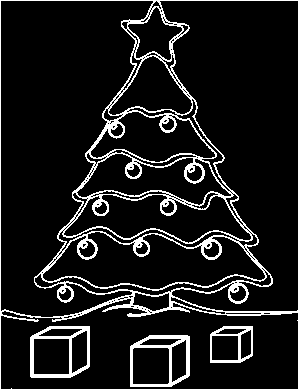
#> input picture 06/images/xmas.png, 298 x 389 px
$ jupyter execute --allow-errors 06_solution.ipynb   (shell and % lines are left out)
#> lines starting #> are read from the running program, lines starting #| are printed output that depends on the picture
Osnabrück University - Computer Vision (Winter Term 2018/19) - Prof. Dr.-Ing. G. Heidemann, Ulf Krumnack, Axel Schaffland

# Exercise Sheet 06: Hough Transform

## Introduction

This week's sheet should be solved and handed in before the end of **Sunday, December 16, 2018**. If you need help (and Google and other resources were not enough), feel free to contact your groups' designated tutor or whomever of us you run into first. Please upload your results to your group's Stud.IP folder.

## Assignment 0: Math recap (Eigenvectors and Eigenvalues) [0 Points]

This exercise is supposed to be very easy, does not give any points, and is voluntary. There will be a similar exercise on every sheet. It is intended to revise some basic mathematical notions that are assumed throughout this class and to allow you to check if you are comfortable with them. Usually you should have no problem to answer these questions offhand, but if you feel unsure, this is a good time to look them up again. You are always welcome to discuss questions with the tutors or in the practice session. Also, if you have a (math) topic you would like to recap, please let us know.

**a)** What is an eigenvector of a matrix/a linear mapping? What are eigenvalues?

Mapping (i.e. multiplying with the matrix) an eigenvector will result a scaled version of that vector, i.e. it may change length and orientation, but not its direction in space. Formally, an eigenvector $v$ fulfills
$$A\cdot v=\lambda v\qquad\text{for some scalar $\lambda\in\mathbb{R}$}$$
The scalar $\lambda$ is called the eigenvalue belonging to the eigenvector $v$.

**b)** What is the characteristic polynomial of a matrix? How is it related to eigenvalues? What are algebraic and geometric multiplicity of an eigenvalue?

The characteristic polynomial of a $n\times n$-matrix $A$ is defined as
$$p_A(X) = \det(X\cdot\mathbf{I}_n-A)$$
where $\mathbf{I}_n$ is the identity matrix and $\det$ the determinant. It is a polynomial of degree $n$, that is invariant under matrix similarity. The roots of the characteristic polynomial are the eigenvalues of the matrix.
The algebraic multiplicity of an eigenvalue $\lambda$ is its multiplicity as a root of the characteristic polynomial.

For every eigenvalue, there may be multiple eigenvectors, that span a subspace called the eigenspace for that eigenvector. The geometric multiplicity of an eigenvalue is the dimension of the corresponding eigenspace. The geometric multiplicity cannot exceed the algebraic multiplicity.

**c)** What is the spectrum of a matrix? What does the spectral theorem state?

The spectrum of a matrix is the set of its eigenvalues. The spectral theorem states under which conditions there is diagonalizable and provides a cannonical decomposition, referred to es eigendecomposition. For example every real symmetric square matrix is diagonalizable. The diagonalization $A=VDV^T$ has a diagonal matrix having the eigenvalues in the diagonal and the matrix $V$ has the corresponding eigenvectors as columns.

**d)** [bonus task]: Numpy/Scipy provide functions to compute eigenvalues. Lookup these functions and apply them to an example.

## Assignment X: Interactive Hough transform

[cell 1]
from skimage.transform import hough_line
import matplotlib.pyplot as plt
import numpy as np

# True if two mouse clicks should draw a line, false if single clicks draw points
lines = False


steps = lambda p,q : max(map(lambda x,y: abs(x-y), p, q))+1
coords = lambda p,q,s : tuple([np.linspace(x,y,s,dtype=np.uint16) for x,y in zip(p,q)])
img = np.zeros((200,200))


# [12 lines left out: function line, not called in this run]


def disp_and_comp():
    """Computes Line Hough transform; displays image and result

    Args:

    Returns:

    """
    ax1.imshow(img, origin = 'lower')

    out, angles, d = hough_line(img)
    ax2.imshow(np.log(1 + out), extent=[np.rad2deg(angles[-1]), np.rad2deg(angles[0]), d[-1], d[0]], origin = 'lower')

    fig.canvas.draw()


first_point = True
p1 = (0,0)
# [30 lines left out: function on_press, not called in this run]


fig = plt.figure(figsize=(8, 6))

ax1 = fig.add_subplot(121)
plt.title('Image')

ax2 = fig.add_subplot(122)
plt.title('Hough transform');
plt.xlabel('Angles (degrees)')
plt.ylabel('Distance (pixels)')

disp_and_comp()
fig.canvas.mpl_connect('button_press_event', on_press)
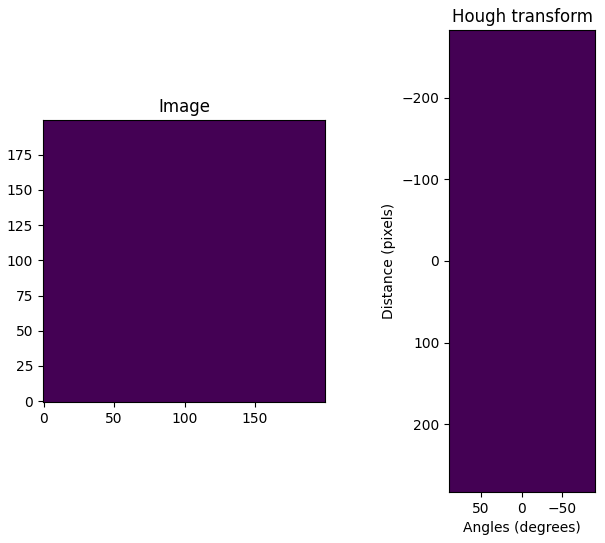
#> figure drawn by matplotlib, 2 panels

## Assignment 1: Hough transform [6 Points]

**a)** Explain in your own words the idea of Hough transform. What is an accumulator space? In what sense can the Hough transform be seen as a model-based approach?

Hought transform looks for a given shape, e.g. line or circle, in an image and sums up all evidence in an accumulator space. The shape of the accumulator space depends on the representation for the shape, e.g. 2d for lines (angle and distance in Hesse representation) or 3d for circles (x,y position and radius). The shape can be considered of the model to be searched for in the image data.

**b)** What is linear Hough transform? What does a point in the linear Hough space represent? Explain the meaning of the two coordinates.

Linear Hough transforms aims at finding lines in an image. They are represented in Hesse form (angle and distance) in the accumulator space. A single point can be on multiple lines and results in a sine curve in the accumulator space. Lines will result in a maximal point in the accumulator space.

A point in the Hough space (accumulator space) represents (an indicator) for a line in the original space.

**c)**  How are points, lines, polygons transformed by linear Hough transform? What about parallel lines? Try different configurations using the functions `point`, `line`, `polygon` below. Use the function `skimage.transform.hough_line` to display these examples.

 Polygons will give multiple (local) maximal points. Parallel lines will have the same angle and hence result in points with same x-coordinate (angle) in the accumulator space.

[cell 2]
from skimage.transform import hough_line
import matplotlib.pyplot as plt
import numpy as np

steps = lambda p,q : max(map(lambda x,y: abs(x-y), p, q))+1
coords = lambda p,q,s : tuple([np.linspace(x,y,s,dtype=np.uint16) for x,y in zip(p,q)])

# [11 lines left out: function point, not called in this run]

def line(img, p, q):
    """Insert a line from p to q in the black/white image

    Args:
        img (ndarray): Input image.
        p (tuple): Coordinate of start position.
        q (tuple): Coordinate of end position.

    Returns:

    """
    img[coords(p,q,steps(p,q))] = 1

def polygon(img, vertices):
    """Insert a (closed) polygon given by a list of points into the black/white image

    Args:
        img (ndarray): Input image.
        vertices (list): List of coordinate tuples.

    Returns:

    """
    for p, q in zip(vertices, vertices[1:]+vertices[0:1]):
        line(img,p,q)

img = np.zeros((100,100))

# BEGIN SOLUTION
case = 5
if case == 0: # point
    point(img, (10,10))
elif case == 1: # multiple points
    point(img, (10,10))
    point(img, (20,40))
elif case == 2: # line
    line(img,(10,10),(70,70))
elif case == 3: # multiple lines
    line(img,(10,10),(70,70))
    line(img,(10,70),(70,10))
elif case == 4: # parallel lines
    for i in (20,40,60):
        line(img,(10,i),(70,i))
elif case == 5: # polygon
    polygon(img,[(20,10),(80,50),(80,80),(30,60)])
# END SOLUTION

plt.figure(figsize=(12, 4))
plt.gray()
plt.subplot(1,2,1) ; plt.title('Image'); plt.imshow(img, origin = 'lower')

out, angles, d = hough_line(img)
plt.subplot(1,2,2) ; plt.title('Hough transform (skimage)');
plt.xlabel('Angles (degrees)')
plt.ylabel('Distance (pixels)')
plt.imshow(np.log(1 + out), extent=[np.rad2deg(angles[-1]), np.rad2deg(angles[0]), d[-1], d[0]], origin = 'lower')
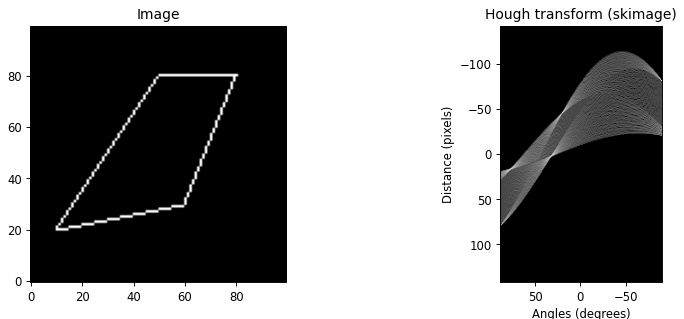
#> figure drawn by matplotlib, 2 panels

## Assignment 2: Implementing Hough transform [7 Points]

**a)** Implement your own version of linear Hough transform and compare the results with the function `skimage.transform.hough_line`.

[cell 3]
from skimage.transform import hough_line
import matplotlib.pyplot as plt
import numpy as np
import warnings
warnings.filterwarnings('ignore')

def my_hough_line(img, angles=180):
    """
    Apply linear Hough transform to the given image.

    Args:
        img (numpy.ndarray): The binary image to transform
        angles (int): The number of angles to consider.
    Result:
        accumulator (numpy.ndarray): The accumulator space.
    """
    # BEGIN SOLUTION
    # Calculate maximal length in the array.
    d_max = int(np.ceil(np.linalg.norm(img.shape)))
    # Initialize accumulator space.
    accumulator = np.zeros((2 * d_max, angles), dtype=np.uint64)
    # Create array for all angles we want to look at.
    theta = np.arange(angles, dtype='int')
    # Convert degrees to radiants.
    theta_radiant = np.deg2rad(theta)
    # For each white pixel in the image,
    # calculate the distance to the origin
    # and increment accumulator space for the distance and all angles.
    for r, c in np.argwhere(img):
        d = np.floor(c * np.cos(theta_radiant) + r * np.sin(theta_radiant))
        d = d.astype(int)
        accumulator[d + d_max, theta] += 1
    # END SOLUTION
    return accumulator


img = np.zeros((100,100))

# You may try different paintings here:
#point(img, (10,10))
#line(img,(10,20),(70,20))
polygon(img,[(20,10),(80,50),(80,80),(30,60)])


plt.figure(figsize=(12, 4))
plt.gray()
plt.subplot(1,3,1) ; plt.title('Image'); plt.imshow(img, origin = 'lower')

out, angles, d = hough_line(img)
plt.subplot(1,3,2) ; plt.title('Hough transform (skimage)');
plt.xlabel('Angles (degrees)')
plt.ylabel('Distance (pixels)')
plt.imshow(np.log(1 + out), extent=[np.rad2deg(angles[-1]), np.rad2deg(angles[0]), d[-1], d[0]], origin = 'lower')


my_out = my_hough_line(img)
plt.subplot(1,3,3) ; plt.title('Hough transform (own implementation)');
plt.xlabel('Angles (degrees)')
plt.ylabel('Distance (pixels)')
plt.imshow(np.log(1+my_out), extent=[0, 180, -144, 144])
plt.show()
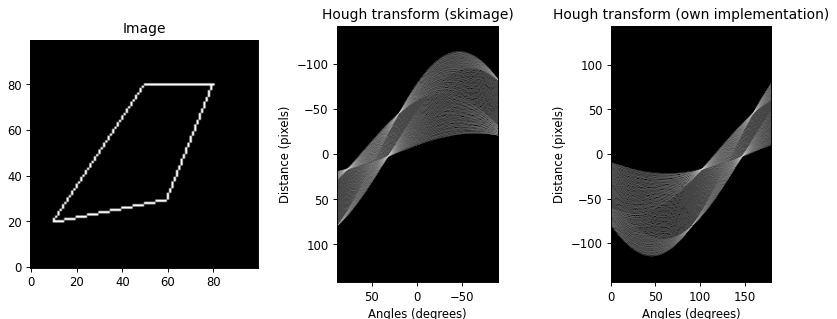
#> figure drawn by matplotlib, 3 panels

**b)** Under which conditions is (linear) Hough transform invertible? Try to implement an inverse linear Hough transform.

You could create a line for each point in accumulator space by doing the following: Compute angle and distance of the line represented by the current point in accumulator space. Add the value of this point to all image pixels which belong to the corresponding line. Finally you could threshold the image.

However, other solution are feasible, too.

A point in the Hough space (accumulator space) can be seen as an indicator for a line in the original space. To invert the Hough transform, one has to accumulate these indicators, i.e. lines in the pixel space. An exact inversion will usually not be possible, due to discretization effects.

[cell 4]
from skimage.transform import hough_line
import matplotlib.pyplot as plt
import numpy as np


# BEGIN SOLUTION
def my_line(img, distance, angle, value=1):
    """Draw a line provided in Hesse form, i.e. by normal angle and distance.
    Not very efficient, but simple.

    Args:
        img (numpy.ndarray): An image where the line should be added
        distance (float): The distance from the origin
        angle (float): The angle of the line
        value (int): The strength of the line
    """
    s = np.sin(angle)
    c = np.cos(angle)
    if abs(c) > abs(s):
        x0 = distance/c
        for y in range(img.shape[0]):
            x = int(np.round(x0 - y*s/c))
            if x >= 0 and x < img.shape[1]:
                img[y,x] += value
    else:
        y0 = distance/s
        for x in range(img.shape[1]):
            y = int(np.round(y0 - x*c/s))
            if y >= 0 and y < img.shape[0]:
                img[y,x] += value
# END SOLUTION

def my_inverse_hough_line(accumulator, shape):
    """Compute an inverse Hough transform, i.e. compute the image from the accumulator space.

    Args:
        accumulator (numpy.ndarray)
        shape (tuple): The shape (dimensions) of the image to be created

    Result:
        img (numpy.ndarray): The image created from the accumulator space.
    """
    img = np.zeros(shape, np.uint64)

    # BEGIN SOLUTION
    for d,a in np.argwhere(accumulator):
        val = accumulator[d,a]
        distance = d-accumulator.shape[0]//2
        angle = (a/accumulator.shape[1] - .5) * np.pi
        my_line(img,distance,angle,val)
    # END SOLUTION
    return img

img = np.zeros((100,100))

#point(img, (10,10))
#line(img,(10,20),(70,20))
#line(img,(20,10),(20,70))
polygon(img,[(10,30),(50,50),(10,70)])

plt.figure(figsize=(12, 4))
plt.gray()
plt.subplot(1,3,1) ; plt.title('Image'); plt.imshow(img, origin = 'lower')

out, angles, d = hough_line(img)
plt.subplot(1,3,2) ; plt.title('Hough transform (skimage)');
plt.xlabel('Angles (degrees)')
plt.ylabel('Distance (pixels)')
plt.imshow(np.log(1 + out), extent=[np.rad2deg(angles[-1]), np.rad2deg(angles[0]), d[-1], d[0]])

img2 = my_inverse_hough_line(out, img.shape)
plt.subplot(1,3,3) ; plt.title('Inverse Hough transform');
plt.imshow(img2, origin = 'lower')
plt.show()
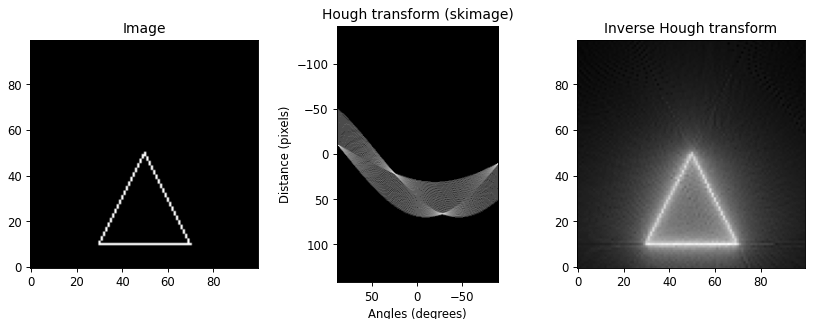
#> figure drawn by matplotlib, 3 panels

## Assignment 3: Circular Hough [7 Points]

**a)** Explain the idea of circular Hough transform. How many dimensions does the accumulator space have and what do they represent? What practical problems do you expect when computing circular Hough transform?

The accumulator space has three dimensions $x_c$, $y_c$, and $r$, with $x_c$ and $y_c$ spanning the image plan and $r$ being the radius. In practice circles of a fixed radius are searched, limiting the accumulator space to the image plane.

Not limiting the search to a fixed radius would make circular Hough transform computational complex: For each edge pixel the counters along all circles which are centered at this pixel need to be incremented.

**b)** Now implement circular hough transform. First think how the accumulator space should be represented. You may provide an additional parameter to only look for circles of a given radius (or a range of radii). Then apply it to the image `xmas.png` to detect the balls. Mark them in the original image. (Bonus task: also detect the presents using linear Hough transform).

[cell 5]
from skimage.transform import hough_line
from scipy import misc
import matplotlib.pyplot as plt
import numpy as np

# load the image
img = plt.imread('images/xmas.png')
#> img: shape (389, 298) float32; values 0 (black) and 1 (white), 10% white in thin lines or dots

# BEGIN SOLUTION

# The radii of circles to be detected by the hough transform
radii = range(5, 15)

# xx and yy are 200x200 tables containing the x and y coordinates as values
# mgrid is a mesh creation helper
xx, yy = np.mgrid[:200, :200]
# circles contains the squared distance to the (100, 100) point
# we are just using the circle equation learnt at school
d2 = (xx - 100)**2 + (yy - 100)**2

# create circle shapes
circles = []
for r in radii:
    circle = (d2 < ((r + 1)**2)) & (d2 > ((r - 1)**2))
    circles.append(circle[100 - r - 1:100 + r + 1, 100 - r - 1:100 + r + 1])


# simple implementation:
# [15 lines left out: function add_mask1, not called in this run]


# alternative implementation:
def add_mask2(space, mask, position, offset=(0, 0)):
    """
    Add a given mask to the accumulator space.

    Args:
        space (ndarray): Accumulator space.
        mask (ndarray)
        position (tuple)
        offset (tuple)

    """
    position = np.subtract(position, offset)
    space_min = np.maximum(position, 0)
    mask_min = np.maximum(-position, 0)
    space_max = np.minimum(space.shape, np.add(position, mask.shape))
    mask_max = np.minimum(np.subtract(space.shape, position), mask.shape)
    space[space_min[0]:space_max[0], space_min[1]:space_max[1]] += mask[
        mask_min[0]:mask_max[0], mask_min[1]:mask_max[1]]


def circular_hough(img, masks, radii):
    """ Computes circular hough transform

    Args:
        img (ndarray): Input image.
        masks (list): List of circles.
        radii (list): List of raddii.

    Returns:
        accumulator (ndarray): Accumulator space.
    """
    # Create the accumulator space. This space will have three dimensions:
    # the x- and y-coordinate of the circle and its radius.
    accumulator = np.zeros(
        (len(radii), img.shape[0], img.shape[1]), dtype=np.int64)

    for r, c in np.argwhere(img):
        for i, radius in enumerate(radii):
            add_mask2(accumulator[i], circles[i], (r, c),
                      (radius + 1, radius + 1))
    return accumulator


# and perform circular hough transform
accumulator = circular_hough(img, circles, radii)
#> the loop in circular_hough, `for r, c in np.argwhere(img):` made 11577 passes

# Analyze the accumulator space
out = np.zeros(img.shape, np.int64)
for i, radius in enumerate(radii):
    max_fit = np.count_nonzero(circles[i])
    level = round(0.9 * max_fit)
    print("radius = {}, max = {}/{}, better than {}: {}".format(
        radius, accumulator[i].max(), max_fit, level,
        np.count_nonzero(accumulator[i] > level)))

    for r, c in np.transpose(np.where(accumulator[i] > level)):
        add_mask2(out, circles[i], (r, c), (radius + 1, radius + 1))
#> this loop made 10 passes
#| radius = 5, max = 50/60, better than 54: 0
#| radius = 6, max = 50/64, better than 58: 0
#| radius = 7, max = 76/80, better than 72: 6
#| radius = 8, max = 90/100, better than 90: 0
#| radius = 9, max = 108/108, better than 97: 7
#| radius = 10, max = 101/120, better than 108: 0
#| radius = 11, max = 78/120, better than 108: 0
#| radius = 12, max = 89/140, better than 126: 0
#> (further printed lines are left out)
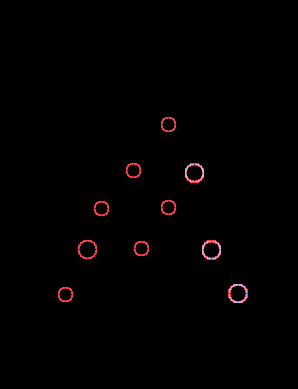
#> out: shape (389, 298) int64; 3 distinct labels, from 0 to 2; one colour per label, 0 black

plt.gray()
plt.subplot(1, 2, 1)
plt.imshow(img)
plt.subplot(1, 2, 2)
plt.imshow(out)
plt.show()

# END SOLUTION
